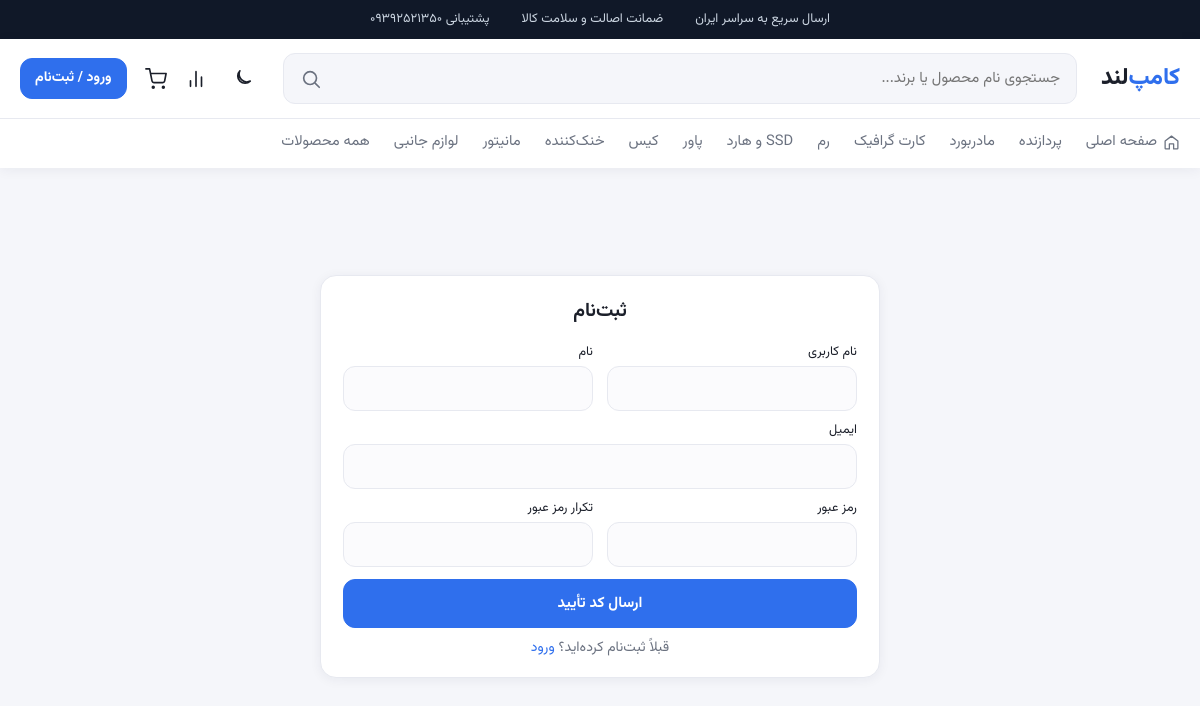
Page /accounts/register/ on the committed database.
### products/models.py (models this page shows, shortened)
class Category(models.Model):
    name = models.CharField(max_length=50)
    slug = models.SlugField(max_length=50, unique=True)
    icon = models.CharField(max_length=40, blank=True)
    class Meta:
        verbose_name = "دسته‌بندی"
        verbose_name_plural = "دسته‌بندی‌ها"

### accounts/views.py (the view, shortened to what this page needs)
# urls.py: path("register/", views.register, name="register"),
def register(request):
    form = RegisterForm(request.POST or None)
    return render(request, "register.html", {"form": form, "next": request.GET.get("next", "")})

### accounts/forms.py (shortened to what this page needs)
class RegisterForm(UserCreationForm):
    username = forms.CharField(
        label="نام کاربری",
        max_length=150,
        validators=[PersianUsernameValidator()],
        error_messages={"unique": "این نام کاربری قبلاً ثبت شده است."},
    )
    first_name = forms.CharField(label="نام", max_length=150)
    email = forms.EmailField(label="ایمیل")
    password1 = forms.CharField(label="رمز عبور", widget=forms.PasswordInput)
    password2 = forms.CharField(label="تکرار رمز عبور", widget=forms.PasswordInput)
    class Meta:
        model = User
        fields = ("username", "first_name", "email")
        labels = {"username": "نام کاربری", "first_name": "نام", "email": "ایمیل"}

### products/context_processors.py (called while the page is built)
def menu(request):
    return {
        "categories": Category.objects.all(),
        "cart_count": sum(request.session.get("cart", {}).values()),
        "compare_count": len(request.session.get("compare", [])),
    }

### templates/register.html (shortened to what this page needs)
{% extends 'base.html' %}
{% block content %}
<div class="container register-page">
  <form method="post" class="box">
    <h1>ثبت‌نام</h1>
    <div class="register-fields">
      {% include 'partials/form_fields.html' %}
    </div>
    <button class="btn block">ارسال کد تأیید</button>
    <p class="muted center">قبلاً ثبت‌نام کرده‌اید؟ <a class="link" href="{% url 'accounts:login' %}{% if next %}?next={{ next|urlencode }}{% endif %}">ورود</a></p>
  </form>
</div>
{% endblock %}

### templates/base.html (shortened to what this page needs)
{% load static shop_tags %}<!DOCTYPE html>
<html lang="fa" dir="rtl">
<head>
  <link rel="stylesheet" href="{% static 'css/style.css' %}?v=7">
</head>
<body>
<div class="topbar">
  <div class="container topbar-row">
    <span>ارسال سریع به سراسر ایران</span>
    <span>ضمانت اصالت و سلامت کالا</span>
    <span>پشتیبانی ۰۹۳۹۲۵۲۱۳۵۰</span>
  </div>
</div>
<header class="header">
  <div class="container header-row">
    <a href="{% url 'home' %}" class="logo">کامپ<span>‌لند</span></a>
    <form class="search" action="{% url 'search' %}">
      <input type="search" name="q" value="{{ q|default:'' }}" placeholder="جستجوی نام محصول یا برند...">
      <button aria-label="جستجو">
        <svg class="icon" viewBox="0 0 24 24"><circle cx="11" cy="11" r="7"/><path d="m21 21-4.3-4.3"/></svg>
      </button>
    </form>
    <nav class="actions">
      <button type="button" class="theme-toggle" id="theme-toggle" title="حالت شب" aria-label="حالت شب">
        <svg class="icon moon" viewBox="0 0 24 24"><path d="M21 14.3A8.5 8.5 0 0 1 9.7 3 7.5 7.5 0 1 0 21 14.3z"/></svg>
      </button>
      <a href="{% url 'compare' %}" title="مقایسه">
        <svg class="icon" viewBox="0 0 24 24"><path d="M18 20V10M12 20V4M6 20v-6"/></svg>
      </a>
      <a href="{% url 'cart:detail' %}" title="سبد خرید">
        <svg class="icon" viewBox="0 0 24 24"><circle cx="9" cy="21" r="1"/><circle cx="20" cy="21" r="1"/><path d="M1 1h4l2.7 13.4a2 2 0 0 0 2 1.6h9.7a2 2 0 0 0 2-1.6L23 6H6"/></svg>
      </a>
      {% if user.is_authenticated %}
        <a href="{% url 'accounts:profile' %}" class="user-link">
          <svg class="icon" viewBox="0 0 24 24"><path d="M20 21v-2a4 4 0 0 0-4-4H8a4 4 0 0 0-4 4v2"/><circle cx="12" cy="7" r="4"/></svg>
          <span>{{ user.username }}</span>
        </a>
      {% else %}
        <a href="{% url 'accounts:login' %}" class="btn btn-small">ورود / ثبت‌نام</a>
      {% endif %}
    </nav>
  </div>
  <div class="categories">
    <div class="container">
      <a href="{% url 'home' %}" class="home-link">
        <svg class="icon" viewBox="0 0 24 24"><path d="m3 10 9-7 9 7v10a1 1 0 0 1-1 1h-5v-7H9v7H4a1 1 0 0 1-1-1z"/></svg>
        صفحه اصلی
      </a>
      {% for c in categories %}
        <a href="{% url 'category' c.slug %}">{{ c.name }}</a>
      {% endfor %}
      <a href="{% url 'search' %}">همه محصولات</a>
    </div>
  </div>
</header>
<main>{% block content %}{% endblock %}</main>
</body>
</html>

### static/css/style.css (style rules this page uses)
:root { --primary: #2f6fed; --primary-dark: #1f56c4; --primary-soft: #eef3ff; --accent: #ff7a1a; --accent-dark: #e9690c; --accent-soft: #fff3e8; --bg: #f5f6fa; --card: #ffffff; --text: #1b1f2a; --muted: #6b7280; --border: #e7e9f0; --success: #16a34a; --success-soft: #e8f8ee; --danger: #e03e3e; --danger-soft: #fdecec; --star: #f5a524; --input: #fbfbfd; --img-bg: #f7f8fc; --table-head: #fafbfc; --radius: 16px; --radius-sm: 12px; --shadow: 0 2px 12px rgba(20, 30, 60, .06); --shadow-hover: 0 12px 28px rgba(20, 30, 60, .12); }
* { box-sizing: border-box; margin: 0; padding: 0; }
html { color-scheme: light; }
body { font-family: 'Vazirmatn', Tahoma, sans-serif; background: var(--bg); color: var(--text); line-height: 1.8; font-size: 15px; transition: background .25s, color .25s; }
a { color: inherit; text-decoration: none; }
input, select, textarea, button { font: inherit; }
button { cursor: pointer; }
.container { max-width: 1240px; margin: 0 auto; padding: 0 20px; }
main { min-height: 70vh; padding-bottom: 60px; }
.muted { color: var(--muted); font-size: .88rem; }
.center { text-align: center; }
.link { color: var(--primary); background: none; border: 0; }
.icon { width: 22px; height: 22px; stroke: currentColor; fill: none; stroke-width: 1.8; stroke-linecap: round; stroke-linejoin: round; flex: none; }
.btn { display: inline-flex; align-items: center; justify-content: center; gap: 8px; background: var(--primary); color: #fff; border: 1px solid var(--primary); border-radius: var(--radius-sm); padding: 10px 20px; font-weight: 600; transition: background .2s, transform .2s, box-shadow .2s; }
.btn-small { padding: 7px 14px; font-size: .88rem; }
.btn.block { width: 100%; margin-top: 8px; }
.topbar { background: #101828; color: #cbd5e1; font-size: .8rem; }
.topbar-row { display: flex; justify-content: center; gap: 32px; padding: 8px 20px; flex-wrap: wrap; }
.header { background: var(--card); box-shadow: var(--shadow); position: sticky; top: 0; z-index: 20; }
.header-row { display: flex; align-items: center; gap: 24px; padding-top: 14px; padding-bottom: 14px; }
.logo { font-size: 1.45rem; font-weight: 800; color: var(--primary); }
.logo span { color: var(--text); }
.search { flex: 1; display: flex; background: var(--bg); border-radius: var(--radius-sm); border: 1px solid var(--border); overflow: hidden; transition: .2s; }
.search input { flex: 1; border: 0; background: none; padding: 11px 16px; outline: none; }
.search button { border: 0; background: none; padding: 0 16px; color: var(--muted); display: flex; align-items: center; }
.actions { display: flex; align-items: center; gap: 18px; }
.actions a, .theme-toggle { position: relative; display: flex; align-items: center; gap: 6px; color: var(--text); transition: .2s; }
.actions .btn, .actions .btn:hover { color: #fff; }
.theme-toggle { background: none; border: 0; padding: 6px; border-radius: 10px; }
.categories { border-top: 1px solid var(--border); }
.categories .container { display: flex; gap: 24px; overflow-x: auto; white-space: nowrap; }
.categories a { padding: 10px 0; font-size: .92rem; color: var(--muted); border-bottom: 2px solid transparent; transition: .2s; display: flex; align-items: center; gap: 6px; }
.categories .icon { width: 17px; height: 17px; }
.box { background: var(--card); border: 1px solid var(--border); border-radius: var(--radius); box-shadow: var(--shadow); padding: 26px; margin-bottom: 16px; }
.box h1 { font-size: 1.3rem; margin-bottom: 18px; }
.field input, .field textarea { width: 100%; border: 1px solid var(--border); border-radius: var(--radius-sm); padding: 10px 14px; background: var(--input); color: var(--text); outline: none; transition: .2s; }

### templates/register.html (style rules this page uses)
body { overflow: hidden; }
main { padding-bottom: 0 !important; min-height: 0 !important; }
.register-page { height: calc(100dvh - 168px); max-height: calc(100dvh - 168px); display: flex; align-items: center; justify-content: center; padding-bottom: 14px; box-sizing: border-box; }
.register-page .box { width: min(560px, 100%); margin: 0; padding: 18px 22px 16px; border-radius: 16px; }
.register-page h1 { font-size: 1.2rem; margin-bottom: 12px; text-align: center; }
.register-fields { display: grid; grid-template-columns: 1fr 1fr; gap: 8px 14px; }
.register-fields .field input { padding: 8px 12px; }
.register-page .btn.block { margin-top: 12px; }
.register-page .muted { margin-top: 8px; }

### rows in the picture
Category: name "پردازنده"
Category: name "مادربورد"
Category: name "کارت گرافیک"
Category: name "رم"
Category: name "SSD و هارد"
Category: name "پاور"
Category: name "کیس"
Category: name "خنک‌کننده"
Category: name "مانیتور"
Category: name "لوازم جانبی"

### other values in the picture
{{ field.label }} "نام کاربری" "نام" "ایمیل" "رمز عبور" "تکرار رمز عبور"
